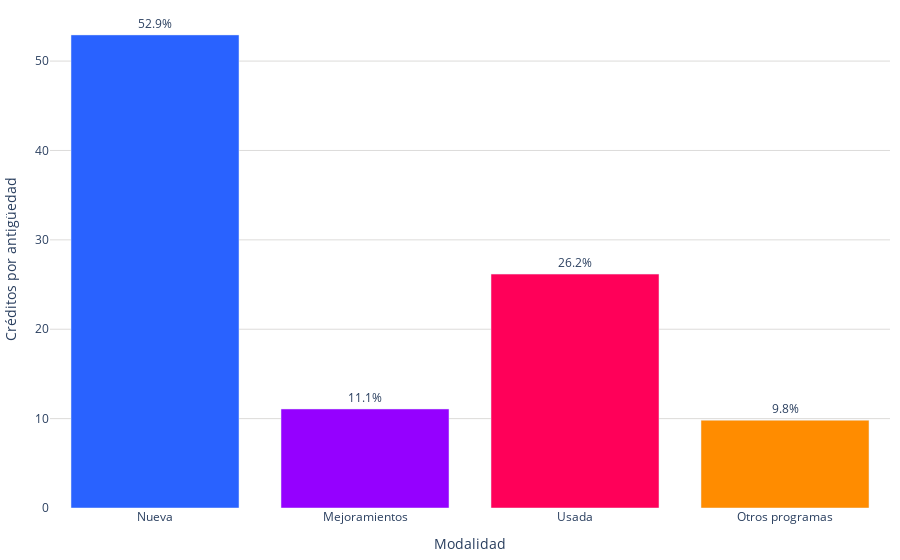

Notebook code for this chart:
### Code cell
fig = go.Figure()
colores = ['#2962ff', '#9500ff', '#ff0059', '#ff8c00', '#b4e600', '#0fffdb','#F79CB9']
porcentajes = conteo_total_df['porcentaje']
# Agregar los datos como barras
fig.add_trace(go.Bar(
    x=conteo_total_df['modalidad'],  # Eje x: Modalidades
    y=conteo_total_df['porcentaje'],  # Eje y: Porcentajes
    marker_color=colores,  # Especifica los colores de las barras
    text=porcentajes,  # Texto que se mostrará en las barras (porcentaje)
    textposition='outside',  # Posición del texto (puede ser 'inside' o 'outside')
    texttemplate='%{text:.1f}%',  # Formato del texto (porcentaje con un decimal)
))

# Personalizar el diseño de la gráfica
fig.update_layout(
    #title='Créditos por la antigüedad de la vivienda',  # Título de la gráfica
    xaxis=dict(title='Modalidad'),  # Título del eje x
    yaxis=dict(
        title='Créditos por antigüedad', # Título del eje y
        gridcolor='#dddcda', # Color de las líneas que dividen los rangos del eje Y
         gridwidth=1,
    ),  
    margin=dict(l=10, r=10, t=10, b=10),  # Ajusta los márgenes (left, right, top, bottom)        
    plot_bgcolor='rgba(0,0,0,0)',  # Color de fondo del gráfico
)

# Exportar gráfica como archivo HTML
def guardar_grafico_como_html(fig, nombre_archivo, carpeta='assets/graficas'):
    # Crear la carpeta si no existe
    if not os.path.exists(carpeta):
        os.makedirs(carpeta)
    
    # Gráfica como archivo HTML en la carpeta especificada
    pio.write_html(fig, f'{carpeta}/{nombre_archivo}.html')

# Exportar
guardar_grafico_como_html(fig, 'g_bar_creditos_destino',carpeta='assets/graficas')

fig.show()

### Figure 1 — Plotly figure (JSON) as saved in the notebook; plotly's stock layout.template omitted (floating-point values rounded to 4 significant figures)
{"data": [{"marker": {"color": ["#2962ff", "#9500ff", "#ff0059", "#ff8c00", "#b4e600", "#0fffdb", "#F79CB9"]}, "text": [52.93, 11.08, 26.17, 9.823], "textposition": "outside", "texttemplate": "%{text:.1f}%", "type": "bar", "x": ["Nueva", "Mejoramientos", "Usada", "Otros programas"], "y": [52.93, 11.08, 26.17, 9.823]}], "layout": {"margin": {"b": 10, "l": 10, "r": 10, "t": 10}, "plot_bgcolor": "rgba(0,0,0,0)", "xaxis": {"title": {"text": "Modalidad"}}, "yaxis": {"gridcolor": "#dddcda", "gridwidth": 1, "title": {"text": "Créditos por antigüedad"}}}}
